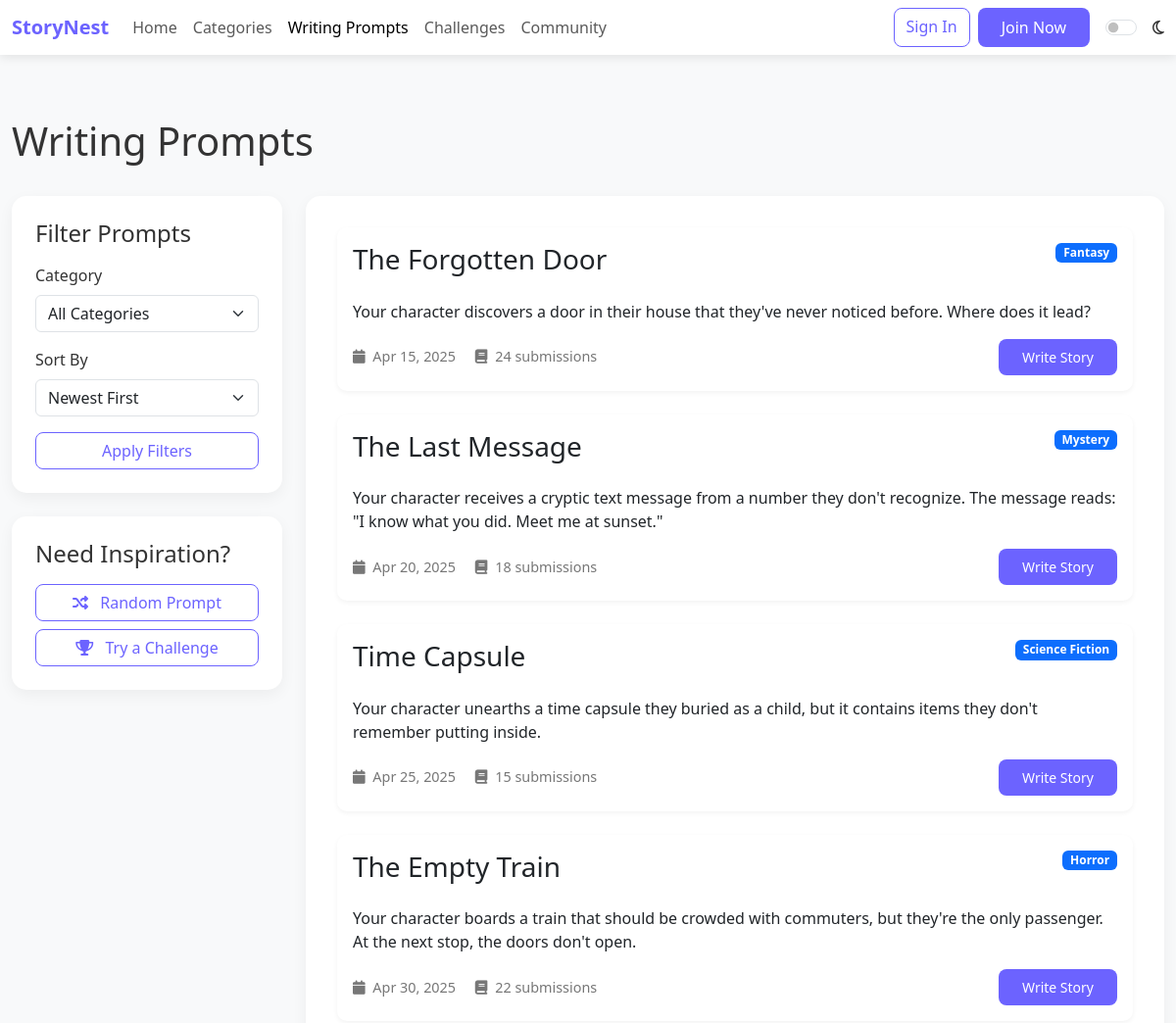
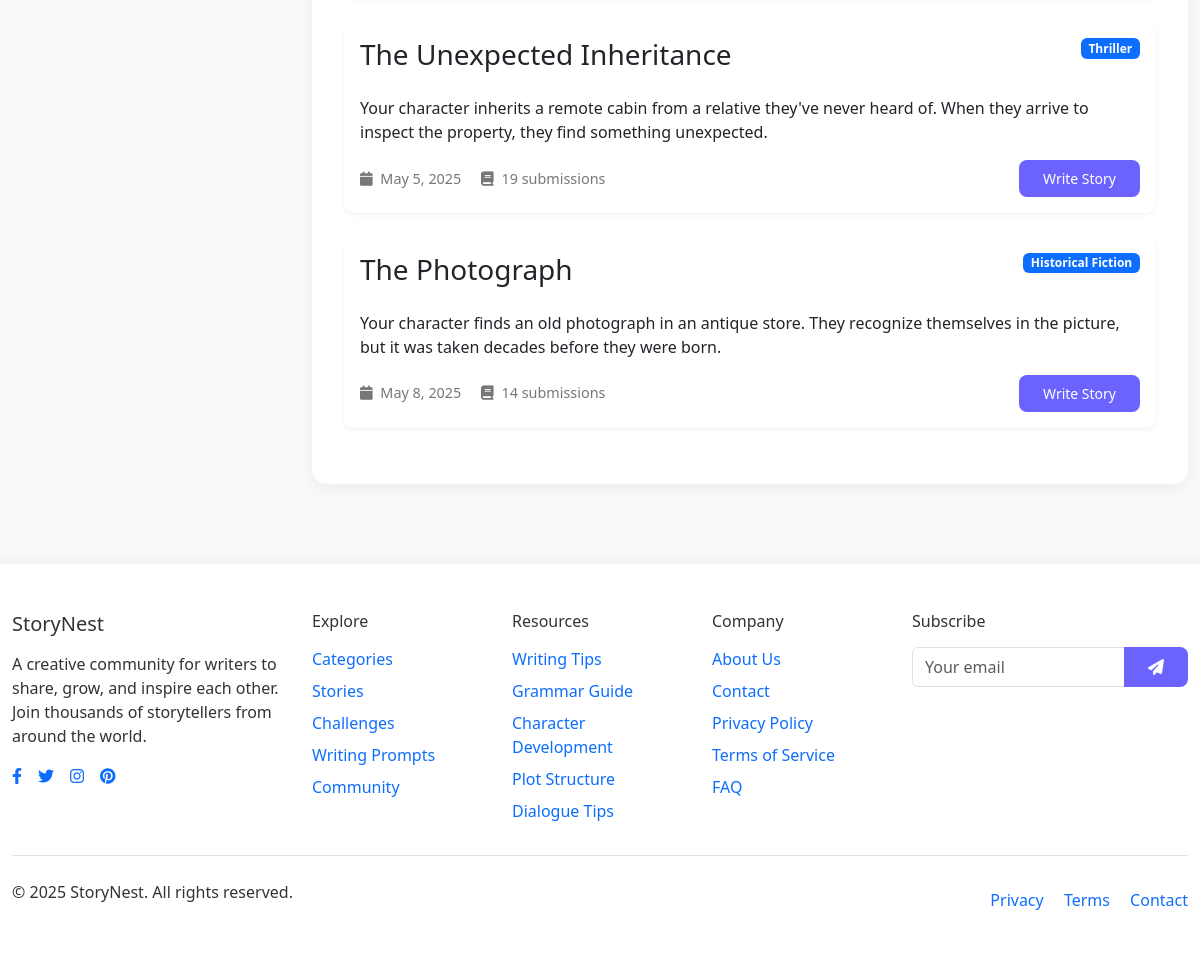
Page /prompts.php on the committed database (2 pictures, top to bottom).
### tables this page shows
CREATE TABLE IF NOT EXISTS categories (
    id INT PRIMARY KEY AUTO_INCREMENT,
    name VARCHAR(50) NOT NULL,
    description TEXT,
    icon VARCHAR(50)
);

### prompts.php (the view, shortened to what this page needs)
<?php
require_once "config.php";
$prompts = [
    [
        'id' => 1,
        'title' => 'The Forgotten Door',
        'description' => 'Your character discovers a door in their house that they\'ve never noticed before. Where does it lead?',
        'category' => 'Fantasy',
        'submissions' => 24,
        'created_at' => '2025-04-15'
    ],
    [
        'id' => 2,
        'title' => 'The Last Message',
        'description' => 'Your character receives a cryptic text message from a number they don\'t recognize. The message reads: "I know what you did. Meet me at sunset."',
        'category' => 'Mystery',
        'submissions' => 18,
        'created_at' => '2025-04-20'
    ],
    [
        'id' => 3,
        'title' => 'Time Capsule',
        'description' => 'Your character unearths a time capsule they buried as a child, but it contains items they don\'t remember putting inside.',
        'category' => 'Science Fiction',
        'submissions' => 15,
        'created_at' => '2025-04-25'
    ],
    [
        'id' => 4,
        'title' => 'The Empty Train',
        'description' => 'Your character boards a train that should be crowded with commuters, but they\'re the only passenger. At the next stop, the doors don\'t open.',
        'category' => 'Horror',
        'submissions' => 22,
        'created_at' => '2025-04-30'
    ],
    [
        'id' => 5,
        'title' => 'The Unexpected Inheritance',
        'description' => 'Your character inherits a remote cabin from a relative they\'ve never heard of. When they arrive to inspect the property, they find something unexpected.',
        'category' => 'Thriller',
        'submissions' => 19,
        'created_at' => '2025-05-05'
    ],
    [
        'id' => 6,
        'title' => 'The Photograph',
        'description' => 'Your character finds an old photograph in an antique store. They recognize themselves in the picture, but it was taken decades before they were born.',
        'category' => 'Historical Fiction',
        'submissions' => 14,
        'created_at' => '2025-05-08'
    ]
];
try {
    $stmt = $conn->prepare("SELECT * FROM categories ORDER BY name");
    $stmt->execute();
    $categories = $stmt->fetchAll();
} catch(PDOException $e) {
    $categories = [];
}
include_once "includes/header.php";
?>
<div class="container py-5">
    <div class="d-flex justify-content-between align-items-center mb-4">
        <h1>Writing Prompts</h1>
    </div>
    <div class="row">
        <div class="col-lg-3">
            <div class="sidebar-container mb-4">
                <h4 class="mb-3">Filter Prompts</h4>
                <div class="mb-3">
                    <label for="categoryFilter" class="form-label">Category</label>
                    <select class="form-select" id="categoryFilter">
                        <option value="">All Categories</option>
                    </select>
                </div>
                <div class="mb-3">
                    <label for="sortOrder" class="form-label">Sort By</label>
                    <select class="form-select" id="sortOrder">
                        <option value="newest">Newest First</option>
                    </select>
                </div>
                <div class="d-grid">
                    <button class="btn btn-outline-primary" id="applyFilters">Apply Filters</button>
                </div>
            </div>
            <div class="sidebar-container">
                <h4 class="mb-3">Need Inspiration?</h4>
                <div class="d-grid gap-2">
                    <button class="btn btn-outline-primary random-prompt-btn">
                        <i class="fas fa-random me-2"></i> Random Prompt
                    </button>
                    <a href="challenges.php" class="btn btn-outline-primary">
                        <i class="fas fa-trophy me-2"></i> Try a Challenge
                    </a>
                </div>
            </div>
        </div>
        <div class="col-lg-9">
            <div class="editor-container">
                <div class="prompt-list">
                    <?php foreach ($prompts as $prompt): ?>
                        <div class="card mb-4 prompt-card" data-category="<?php echo htmlspecialchars($prompt['category']); ?>">
                            <div class="card-body">
                                <div class="d-flex justify-content-between align-items-start mb-3">
                                    <h3 class="card-title"><?php echo htmlspecialchars($prompt['title']); ?></h3>
                                    <span class="badge bg-primary"><?php echo htmlspecialchars($prompt['category']); ?></span>
                                </div>
                                <p class="card-text"><?php echo htmlspecialchars($prompt['description']); ?></p>
                                <div class="d-flex justify-content-between align-items-center mt-3">
                                    <div class="story-meta">
                                        <span class="me-3"><i class="fas fa-calendar me-1"></i> <?php echo date('M j, Y', strtotime($prompt['created_at'])); ?></span>
                                        <span><i class="fas fa-book me-1"></i> <?php echo $prompt['submissions']; ?> submissions</span>
                                    </div>
                                    <a href="create-story.php?prompt=<?php echo $prompt['id']; ?>" class="btn btn-sm btn-primary">Write Story</a>
                                </div>
                            </div>
                        </div>
                    <?php endforeach; ?>
                </div>
            </div>
        </div>
    </div>
</div>
<?php
include_once "includes/footer.php";
?>

### assets/css/darkmode.css (style rules this page uses)
:root { --primary-color: #6c63ff; --secondary-color: #f9f9fa; --text-color: #333; --light-text: #777; --accent-color: #ff6584; --bg-color: #ffffff; --card-bg: #ffffff; --border-color: #e9ecef; --footer-bg: #f8f9fa; --input-bg: #ffffff; --input-border: #ced4da; }
body, .card, .editor-container, .sidebar-container, .navbar, .dropdown-menu, .form-control, .btn, .nav-tabs, .list-group-item, .footer { transition: background-color 0.3s ease, color 0.3s ease, border-color 0.3s ease; }

### includes/header.php (style rules this page uses)
:root { --primary-color: #6c63ff; --secondary-color: #f9f9f9; --text-color: #333; --light-text: #777; --accent-color: #ff6584; }
body { font-family: 'Segoe UI', Tahoma, Geneva, Verdana, sans-serif; color: var(--text-color); background-color: #f8f9fa; }
.btn-primary { background-color: var(--primary-color); border: none; border-radius: 8px; padding: 0.5rem 1.5rem; }
.btn-outline-primary { color: var(--primary-color); border-color: var(--primary-color); border-radius: 8px; }
.container { max-width: 1200px; }
.editor-container { background: white; border-radius: 15px; box-shadow: 0 5px 15px rgba(0,0,0,0.05); padding: 2rem; margin-bottom: 2rem; }
.sidebar-container { background: white; border-radius: 15px; box-shadow: 0 5px 15px rgba(0,0,0,0.05); padding: 1.5rem; height: fit-content; }
.card { border: none; border-radius: 10px; box-shadow: 0 2px 5px rgba(0,0,0,0.05); margin-bottom: 1rem; }
.story-meta { font-size: 0.9rem; color: var(--light-text); }

### rows in the picture
categories: title "The Forgotten Door", name "Fantasy", description "Your character discovers a door in their house that they've never noticed before. Where does it lead?", created_at "Apr 15, 2025", submissions "24"

### other values in the picture
$prompt['title'] "The Last Message"
$prompt['category'] "Mystery"
$prompt['description'] "Your character receives a cryptic text message from a number they don't recognize. The message reads: \"I know what you did. Meet me at sunset.\""
date('M j, Y', strtotime($prompt['created_at'])) "Apr 20, 2025"
$prompt['submissions'] "18"
$prompt['title'] "Time Capsule"
$prompt['category'] "Science Fiction"
$prompt['description'] "Your character unearths a time capsule they buried as a child, but it contains items they don't remember putting inside."
date('M j, Y', strtotime($prompt['created_at'])) "Apr 25, 2025"
$prompt['submissions'] "15"
$prompt['title'] "The Empty Train"
$prompt['category'] "Horror"
$prompt['description'] "Your character boards a train that should be crowded with commuters, but they're the only passenger. At the next stop, the doors don't open."
date('M j, Y', strtotime($prompt['created_at'])) "Apr 30, 2025"
$prompt['submissions'] "22"
